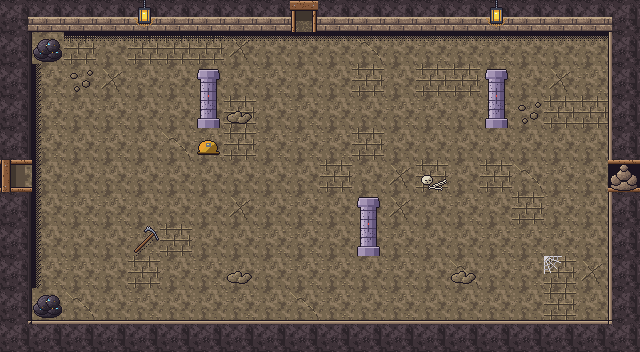

This game map was drawn from its Tiled (.tmx) file and the tilesets committed beside it. A one-line description and the full map source follow:
An orthogonal 20x11 tile map with 32x32 px tiles, 4 tile layers (Sol, Decor, Murs, Dessus) and 13 objects (3x Sortie, 3x Spawn, 2x Porte, 2x Ennemi, MurFissure, ...).

<map version="1.10" tiledversion="1.12.2" orientation="orthogonal" renderorder="right-down" width="20" height="11" tilewidth="32" tileheight="32" infinite="0" nextlayerid="6" nextobjectid="14">
 <properties>
  <property name="carte_x" type="int" value="2" />
  <property name="carte_y" type="int" value="2" />
  <property name="etage" value="rdc" />
 </properties>
 <tileset firstgid="1" source="../tilesets/mine.tsx" />
 <layer id="1" name="Sol" width="20" height="11">
  <data encoding="csv">
5,4,2,2,1,1,1,3,2,1,2,4,4,4,2,1,3,1,1,2,
1,1,3,1,3,3,3,5,1,1,1,4,1,2,1,2,1,1,1,1,
4,2,1,5,1,1,1,1,2,1,1,3,1,3,3,1,1,5,2,2,
2,2,1,2,1,1,1,3,1,2,1,1,2,2,1,5,1,3,3,1,
1,2,1,2,1,4,2,3,2,2,2,3,1,1,1,1,1,1,1,2,
1,1,1,1,1,1,1,1,1,1,3,1,5,3,1,3,4,2,1,3,
1,1,2,2,1,1,1,5,1,2,1,1,5,1,2,1,3,2,1,2,
2,1,1,1,2,3,1,1,2,2,1,1,2,1,1,2,2,2,1,1,
3,2,2,1,3,1,2,1,1,2,2,1,2,1,4,1,2,3,5,1,
1,1,4,1,2,1,1,2,1,4,2,1,2,1,1,1,1,3,1,2,
2,1,2,4,1,2,2,1,5,1,1,1,4,1,1,3,3,1,1,1
</data>
 </layer>
 <layer id="2" name="Decor" width="20" height="11">
  <data encoding="csv">
0,0,0,0,0,0,0,0,0,0,0,0,0,0,0,0,0,0,0,0,
0,0,13,13,13,13,13,13,13,13,13,13,13,13,13,13,13,13,13,0,
0,14,80,0,0,0,0,0,0,0,0,0,0,0,0,0,0,0,0,0,
0,14,0,0,0,0,0,16,0,0,0,0,0,0,0,0,80,0,0,0,
0,14,0,0,0,0,128,0,0,0,0,0,0,0,0,0,0,0,0,0,
0,14,0,0,0,0,0,0,0,0,0,0,0,127,0,0,0,0,0,0,
0,14,0,0,0,0,0,0,0,0,0,0,0,0,0,0,0,0,0,0,
0,14,0,0,121,0,0,0,0,0,0,0,0,0,0,0,0,0,0,0,
0,14,0,0,0,0,0,16,0,0,0,0,0,0,16,0,0,124,0,0,
0,0,0,0,0,0,0,0,0,0,0,0,0,0,0,0,0,0,0,0,
0,0,0,0,0,0,0,0,0,0,0,0,0,0,0,0,0,0,0,0
</data>
 </layer>
 <layer id="3" name="Murs" width="20" height="11">
  <data encoding="csv">
21,17,17,17,17,17,17,17,17,41,17,17,17,17,17,17,17,17,17,22,
19,111,0,0,0,0,0,0,0,0,0,0,0,0,0,0,0,0,0,20,
19,0,0,0,0,0,0,0,0,0,0,0,0,0,0,0,0,0,0,20,
19,0,0,0,0,0,144,0,0,0,0,0,0,0,0,144,0,0,0,20,
19,0,0,0,0,0,0,0,0,0,0,0,0,0,0,0,0,0,0,20,
43,0,0,0,0,0,0,0,0,0,0,0,0,0,0,0,0,0,0,166,
19,0,0,0,0,0,0,0,0,0,0,0,0,0,0,0,0,0,0,20,
19,0,0,0,0,0,0,0,0,0,0,144,0,0,0,0,0,0,0,20,
19,0,0,0,0,0,0,0,0,0,0,0,0,0,0,0,0,0,0,20,
19,111,0,0,0,0,0,0,0,0,0,0,0,0,0,0,0,0,0,20,
23,18,18,18,18,18,18,18,18,18,18,18,18,18,18,18,18,18,18,24
</data>
 </layer>
 <objectgroup id="4" name="Objets">
  <object id="1" type="Sortie" x="0" y="160" width="32" height="32">
   <properties>
    <property name="cible_carte" value="res://scenes/rooms/donjon2_salle_06_room.tscn" />
    <property name="cible_spawn" value="depuis_est" />
    <property name="godot_node_type" value="area" />
   </properties>
  </object>
  <object id="2" type="Porte" x="0" y="160" width="32" height="32">
   <properties>
    <property name="id" value="donjon2_porte_03" />
    <property name="type" value="interrupteur" />
   </properties>
  </object>
  <object id="3" type="Sortie" x="288" y="0" width="32" height="32">
   <properties>
    <property name="cible_carte" value="res://scenes/rooms/donjon2_salle_10_room.tscn" />
    <property name="cible_spawn" value="depuis_sud" />
    <property name="godot_node_type" value="area" />
   </properties>
  </object>
  <object id="4" type="Porte" x="288" y="0" width="32" height="32">
   <properties>
    <property name="id" value="donjon2_porte_06" />
    <property name="type" value="interrupteur" />
   </properties>
  </object>
  <object id="5" type="Sortie" x="608" y="160" width="32" height="32">
   <properties>
    <property name="cible_carte" value="res://scenes/rooms/donjon2_salle_08_room.tscn" />
    <property name="cible_spawn" value="depuis_ouest" />
    <property name="godot_node_type" value="area" />
   </properties>
  </object>
  <object id="6" type="MurFissure" x="608" y="160" width="32" height="32">
   <properties>
    <property name="id" value="donjon2_mur_02" />
    <property name="apparence" value="eboulis" />
   </properties>
  </object>
  <object id="7" type="Spawn" x="304" y="80">
   <properties>
    <property name="id" value="depuis_nord" />
   </properties>
   <point />
  </object>
  <object id="8" type="Spawn" x="80" y="176">
   <properties>
    <property name="id" value="depuis_ouest" />
   </properties>
   <point />
  </object>
  <object id="9" type="Spawn" x="560" y="176">
   <properties>
    <property name="id" value="depuis_est" />
   </properties>
   <point />
  </object>
  <object id="10" type="Coffre" x="400" y="112">
   <properties>
    <property name="id" value="donjon2_coffre_04" />
    <property name="contenu" value="objet_bombes" />
    <property name="important" type="bool" value="true" />
   </properties>
   <point />
  </object>
  <object id="11" type="Ennemi" x="176" y="240">
   <properties>
    <property name="type" value="caillou_rampant" />
    <property name="variante" value="normal" />
   </properties>
   <point />
  </object>
  <object id="12" type="Ramassable" x="496" y="272">
   <properties>
    <property name="id" value="donjon2_bombes_01" />
    <property name="contenu" value="bombes_5" />
   </properties>
   <point />
  </object>
  <object id="13" type="Ennemi" x="304" y="304">
   <properties>
    <property name="type" value="caillou_rampant" />
    <property name="variante" value="normal" />
   </properties>
   <point />
  </object>
 </objectgroup>
 <layer id="5" name="Dessus" width="20" height="11">
  <data encoding="csv">
0,0,0,0,120,0,0,0,0,45,0,0,0,0,0,120,0,0,0,0,
0,0,0,0,0,0,0,0,0,0,0,0,0,0,0,0,0,0,0,0,
0,0,0,0,0,0,143,0,0,0,0,0,0,0,0,143,0,0,0,0,
0,0,0,0,0,0,0,0,0,0,0,0,0,0,0,0,0,0,0,0,
0,0,0,0,0,0,0,0,0,0,0,0,0,0,0,0,0,0,0,0,
47,0,0,0,0,0,0,0,0,0,0,0,0,0,0,0,0,0,0,0,
0,0,0,0,0,0,0,0,0,0,0,143,0,0,0,0,0,0,0,0,
0,0,0,0,0,0,0,0,0,0,0,0,0,0,0,0,0,0,0,0,
0,0,0,0,0,0,0,0,0,0,0,0,0,0,0,0,0,0,0,0,
0,0,0,0,0,0,0,0,0,0,0,0,0,0,0,0,0,0,0,0,
0,0,0,0,0,0,0,0,0,0,0,0,0,0,0,0,0,0,0,0
</data>
 </layer>
</map>
